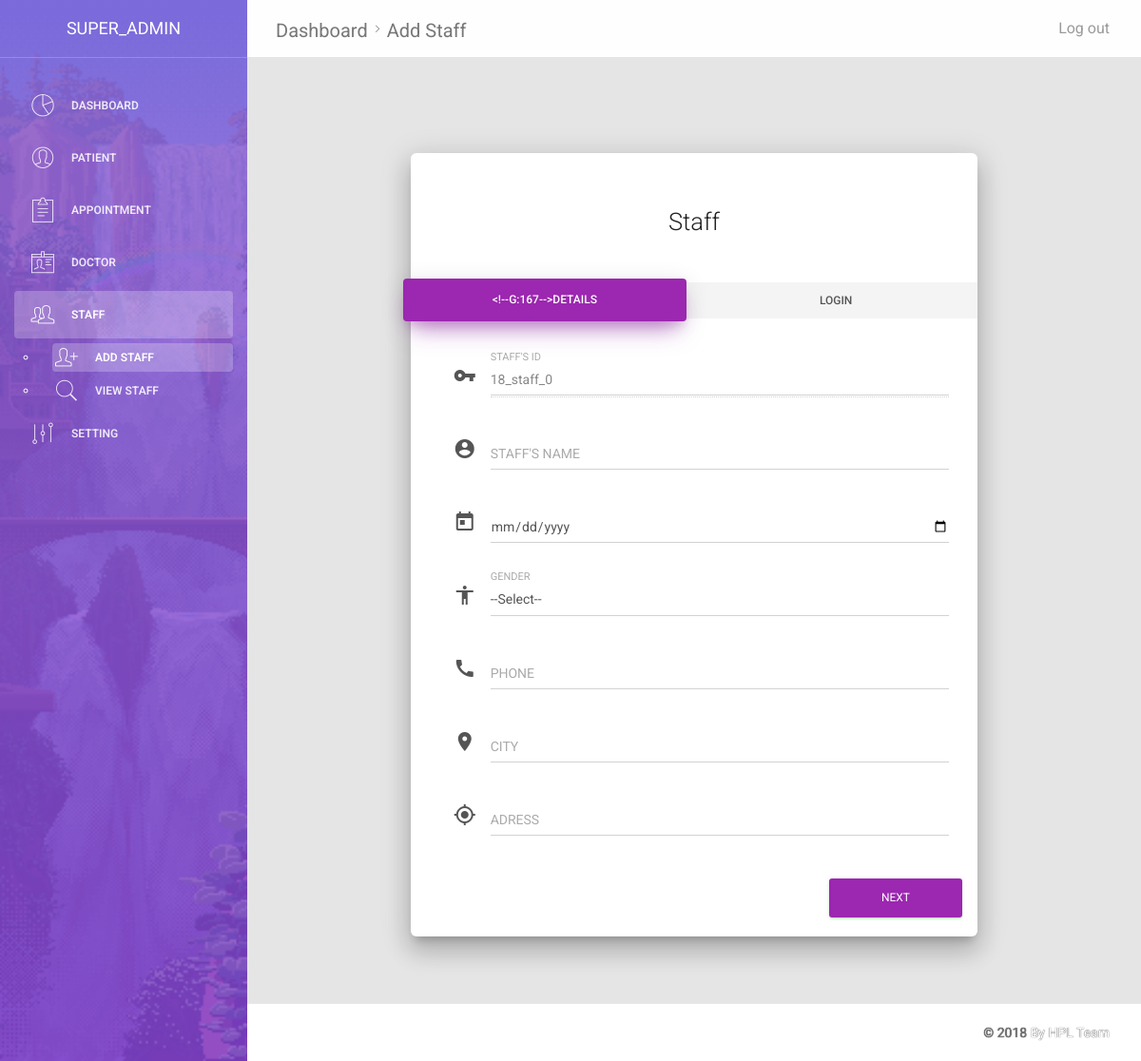
The app's page /add_staff.php (signed in), older data.
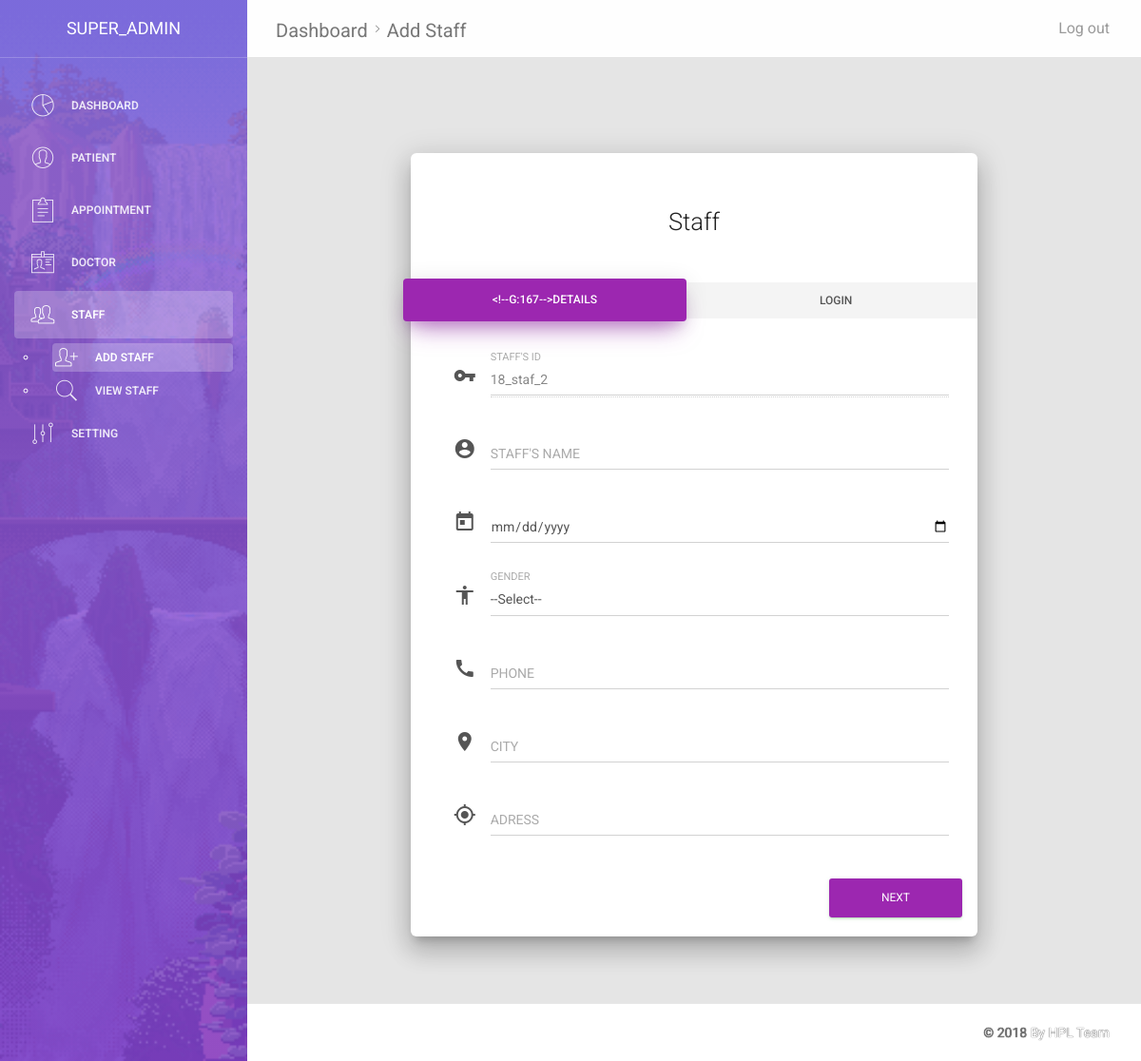
The same page, newer data.
### tables this page shows
CREATE TABLE `staff` (
  `staff_id` varchar(10) NOT NULL,
  `staff_name` varchar(30) NOT NULL,
  `staff_dob` date NOT NULL,
  `staff_gender` varchar(10) NOT NULL,
  `staff_phone` varchar(15) NOT NULL,
  `staff_city` varchar(30) NOT NULL,
  `staff_address` varchar(100) NOT NULL,
  `staff_email` varchar(50) NOT NULL,
  `staff_password` varchar(50) NOT NULL,
  `doj` timestamp NOT NULL DEFAULT CURRENT_TIMESTAMP ON UPDATE CURRENT_TIMESTAMP,
  `staff_type` varchar(30) NOT NULL,
  `staff_exist` tinyint(1) NOT NULL
);

### assets/modules/global_module.php (called while the page is built, shortened)
<?php
function key_engine($for)
{
	include("assets/modules/db_config.php");
	if($for == "patient")
	{
		$key = $for."_id";
		$sql_test = "select $key from $for order by count desc limit 1";
		$result_test = mysqli_query($conn,$sql_test);
		if($result_test)
		{
			$row=mysqli_fetch_row($result_test);
			$data = explode("_",$row[0]);
			$year = $data[0];
			$initial = $data[1];
			$number = $data[2];
			$year_new = date("y");
			$number_new = $number+1;
			$key = $year_new."_".$initial."_".$number_new;
			return $key;
		}
		else
		{
            $year_new = date("y");
            $initial = $for;
            $number_new = 0;
            $key = $year_new."_".$initial."_".$number_new;
            return $key;
		}
	}
	elseif($for == "staff")
    {
        $key = $for."_id";
        $sql_test = "select $key from $for order by $key desc limit 1";
        $result_test = mysqli_query($conn,$sql_test);
        if(mysqli_num_rows($result_test) != 0)
        {
            $row=mysqli_fetch_row($result_test);
            $data = explode("_",$row[0]);
            $initial = $data[1];
            $number = $data[2];
            $year_new = date("y");
            $number_new = $number+1;
            $key = $year_new."_".$initial."_".$number_new;
            return $key;
        }
        else
        {
            $year_new = date("y");
            $initial = $for;
            $number_new = 0;
            $key = $year_new."_".$initial."_".$number_new;
            return $key;
        }
    }
    else
    {
        return "Invalid Arguments";
    }
}
?>

### add_staff.php (the view, shortened to what the changed rows need)
<?php
include("assets/modules/global_module.php");
?>
<!doctype html>
<html lang="en">
<head>
    <link href="assets/css/bootstrap.min.css" rel="stylesheet" />
    <link href="assets/css/animate.min.css" rel="stylesheet"/>
    <link href="assets/css/light-bootstrap-dashboard.css?v=1.4.0" rel="stylesheet"/>
    <link href="http://maxcdn.bootstrapcdn.com/font-awesome/4.2.0/css/font-awesome.min.css" rel="stylesheet">
    <link href="assets/css/pe-icon-7-stroke.css" rel="stylesheet" />
    <link href="assets/css/material-bootstrap-wizard.css" rel="stylesheet" />
</head>
<body>
<div class="wrapper">
    <div class="main-panel">
        <div class="container-fluid">
            <div class="row">
                <div class="col-sm-8 col-sm-offset-2">
                    <div class="wizard-container">
                        <div class="card wizard-card" data-color="purple" id="wizardProfile">
                            <form name="add_staff" method="POST">
                                <div class="tab-content">
                                    <div class="tab-pane" id="about">
                                        <div class="container-fluid">
                                            <div class="input-group">
                                                <div class="form-group label-floating">
                                                    <label class="control-label">Staff's Id</label>
                                                    <input type="text" name="s_id" value="<?php echo key_engine("staff"); ?>" class="form-control" disabled>
                                                </div>
                                            </div>
                                        </div>
                                    </div>
                                </div>
                            </form>
                        </div>
                    </div>
                </div>
            </div>
        </div>
    </div>
</div>
</body>
</html>

Row changes from the older to the newer data that the page shows:
added staff: s_id "18_staf_2"
Text that changed along with them:
form field s_id: "18_staff_0" → (not shown)
